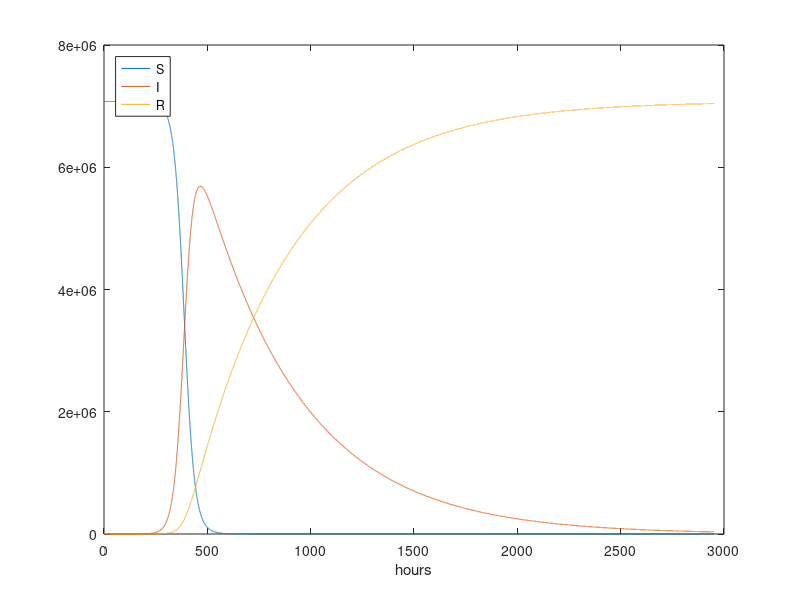

Write the MATLAB code that produced this figure.
% Time unit: 1 h
beta = (7076506-7071382)/(7076506*5000*24);
gamma = 0.05/24;
dt = 0.1;               % 6 min
D = 123;                 % Simulate for D days
N_t = floor(D*24/dt);   % Corresponding no of hours

t = linspace(0, N_t*dt, N_t+1);
S = zeros(N_t+1, 1);
I = zeros(N_t+1, 1);
R = zeros(N_t+1, 1);

% Initial condition
S(1) = 7076506;
I(1) = 1;
R(1) = 0;

% Step equations forward in time
for n = 1:N_t
   S(n+1) = S(n) - dt*beta*S(n)*I(n); 
   I(n+1) = I(n) + dt*beta*S(n)*I(n) - dt*gamma*I(n);
   R(n+1) = R(n) + dt*gamma*I(n);
end

plot(t, S, t, I, t, R);
legend('S', 'I', 'R', 'Location','northwest');
xlabel('hours');